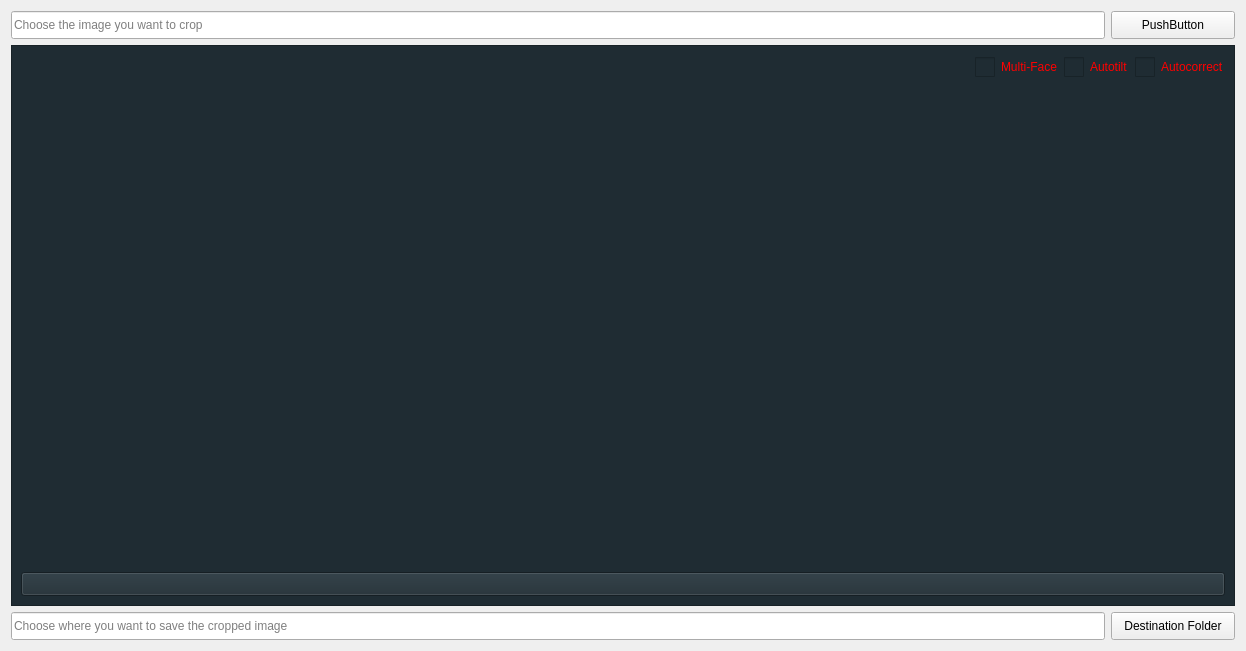
<?xml version="1.0" encoding="UTF-8"?>
<ui version="4.0">
 <class>Form</class>
 <widget class="QWidget" name="Form">
  <property name="geometry">
   <rect>
    <x>0</x>
    <y>0</y>
    <width>1246</width>
    <height>651</height>
   </rect>
  </property>
  <property name="windowTitle">
   <string>Form</string>
  </property>
  <layout class="QVBoxLayout" name="verticalLayout_2" stretch="1,20,1">
   <item>
    <layout class="QHBoxLayout" name="horizontalLayout_2" stretch="20,1">
     <item>
      <widget class="QLineEdit" name="photoLineEdit">
       <property name="sizePolicy">
        <sizepolicy hsizetype="Expanding" vsizetype="Expanding">
         <horstretch>0</horstretch>
         <verstretch>0</verstretch>
        </sizepolicy>
       </property>
       <property name="minimumSize">
        <size>
         <width>0</width>
         <height>24</height>
        </size>
       </property>
       <property name="maximumSize">
        <size>
         <width>16777215</width>
         <height>16777215</height>
        </size>
       </property>
       <property name="inputMethodHints">
        <set>Qt::ImhUrlCharactersOnly</set>
       </property>
       <property name="placeholderText">
        <string>Choose the image you want to crop</string>
       </property>
      </widget>
     </item>
     <item>
      <widget class="QPushButton" name="photoButton">
       <property name="sizePolicy">
        <sizepolicy hsizetype="Expanding" vsizetype="Expanding">
         <horstretch>0</horstretch>
         <verstretch>0</verstretch>
        </sizepolicy>
       </property>
       <property name="minimumSize">
        <size>
         <width>124</width>
         <height>24</height>
        </size>
       </property>
       <property name="maximumSize">
        <size>
         <width>16777215</width>
         <height>16777215</height>
        </size>
       </property>
       <property name="text">
        <string>PushButton</string>
       </property>
       <property name="icon">
        <iconset resource="../resources2.qrc">
         <normaloff>:/resources/icons/picture.svg</normaloff>:/resources/icons/picture.svg</iconset>
       </property>
      </widget>
     </item>
    </layout>
   </item>
   <item>
    <widget class="QFrame" name="frame">
     <property name="sizePolicy">
      <sizepolicy hsizetype="Expanding" vsizetype="Expanding">
       <horstretch>0</horstretch>
       <verstretch>0</verstretch>
      </sizepolicy>
     </property>
     <property name="styleSheet">
      <string notr="true">background: #1f2c33</string>
     </property>
     <property name="frameShape">
      <enum>QFrame::StyledPanel</enum>
     </property>
     <property name="frameShadow">
      <enum>QFrame::Raised</enum>
     </property>
     <layout class="QVBoxLayout" name="verticalLayout" stretch="1,20,1">
      <item>
       <layout class="QHBoxLayout" name="horizontalLayout_1" stretch="20,0,0,0">
        <item>
         <spacer name="horizontalSpacer">
          <property name="orientation">
           <enum>Qt::Horizontal</enum>
          </property>
          <property name="sizeHint" stdset="0">
           <size>
            <width>40</width>
            <height>20</height>
           </size>
          </property>
         </spacer>
        </item>
        <item>
         <widget class="QCheckBox" name="mfaceCheckBox">
          <property name="sizePolicy">
           <sizepolicy hsizetype="Expanding" vsizetype="Expanding">
            <horstretch>0</horstretch>
            <verstretch>0</verstretch>
           </sizepolicy>
          </property>
          <property name="styleSheet">
           <string notr="true">QCheckBox:unchecked{color: red}
QCheckBox:checked{color: white}
QCheckBox::indicator{
	width: 20px;
	height: 20px;
}
QCheckBox::indicator:checked{
	image: url(:/resources/icons/checkbox_checked.svg);
}
QCheckBox::indicator:unchecked{
	image: url(:/resources/icons/checkbox_unchecked.svg);
}
QCheckBox::indicator:checked:hover{
	image: url(:/resources/icons/checkbox_checked_hover.svg);
}
QCheckBox::indicator:unchecked:hover{
	image: url(:/resources/icons/checkbox_unchecked_hover.svg);
}</string>
          </property>
          <property name="text">
           <string>Multi-Face</string>
          </property>
         </widget>
        </item>
        <item>
         <widget class="QCheckBox" name="tiltCheckBox">
          <property name="sizePolicy">
           <sizepolicy hsizetype="Expanding" vsizetype="Expanding">
            <horstretch>0</horstretch>
            <verstretch>0</verstretch>
           </sizepolicy>
          </property>
          <property name="styleSheet">
           <string notr="true">QCheckBox:unchecked{color: red}
QCheckBox:checked{color: white}
QCheckBox::indicator{
	width: 20px;
	height: 20px;
}
QCheckBox::indicator:checked{
	image: url(:/resources/icons/checkbox_checked.svg);
}
QCheckBox::indicator:unchecked{
	image: url(:/resources/icons/checkbox_unchecked.svg);
}
QCheckBox::indicator:checked:hover{
	image: url(:/resources/icons/checkbox_checked_hover.svg);
}
QCheckBox::indicator:unchecked:hover{
	image: url(:/resources/icons/checkbox_unchecked_hover.svg);
}</string>
          </property>
          <property name="text">
           <string>Autotilt</string>
          </property>
         </widget>
        </item>
        <item>
         <widget class="QCheckBox" name="exposureCheckBox">
          <property name="sizePolicy">
           <sizepolicy hsizetype="Expanding" vsizetype="Expanding">
            <horstretch>0</horstretch>
            <verstretch>0</verstretch>
           </sizepolicy>
          </property>
          <property name="styleSheet">
           <string notr="true">QCheckBox:unchecked{color: red}
QCheckBox:checked{color: white}
QCheckBox::indicator{
	width: 20px;
	height: 20px;
}
QCheckBox::indicator:checked{
	image: url(:/resources/icons/checkbox_checked.svg);
}
QCheckBox::indicator:unchecked{
	image: url(:/resources/icons/checkbox_unchecked.svg);
}
QCheckBox::indicator:checked:hover{
	image: url(:/resources/icons/checkbox_checked_hover.svg);
}
QCheckBox::indicator:unchecked:hover{
	image: url(:/resources/icons/checkbox_unchecked_hover.svg);
}</string>
          </property>
          <property name="text">
           <string>Autocorrect</string>
          </property>
         </widget>
        </item>
       </layout>
      </item>
      <item>
       <widget class="QWidget" name="imageWidget" native="true">
        <property name="sizePolicy">
         <sizepolicy hsizetype="Expanding" vsizetype="Expanding">
          <horstretch>0</horstretch>
          <verstretch>0</verstretch>
         </sizepolicy>
        </property>
        <property name="minimumSize">
         <size>
          <width>200</width>
          <height>200</height>
         </size>
        </property>
        <property name="styleSheet">
         <string notr="true"/>
        </property>
       </widget>
      </item>
      <item>
       <widget class="QPushButton" name="cropButton">
        <property name="sizePolicy">
         <sizepolicy hsizetype="Expanding" vsizetype="Expanding">
          <horstretch>0</horstretch>
          <verstretch>0</verstretch>
         </sizepolicy>
        </property>
        <property name="minimumSize">
         <size>
          <width>0</width>
          <height>24</height>
         </size>
        </property>
        <property name="maximumSize">
         <size>
          <width>16777215</width>
          <height>16777215</height>
         </size>
        </property>
        <property name="text">
         <string/>
        </property>
        <property name="icon">
         <iconset resource="../resources2.qrc">
          <normaloff>:/resources/icons/crop.svg</normaloff>:/resources/icons/crop.svg</iconset>
        </property>
       </widget>
      </item>
     </layout>
    </widget>
   </item>
   <item>
    <layout class="QHBoxLayout" name="horizontalLayout_3" stretch="20,1">
     <item>
      <widget class="QLineEdit" name="destinationLineEdit">
       <property name="sizePolicy">
        <sizepolicy hsizetype="Expanding" vsizetype="Expanding">
         <horstretch>0</horstretch>
         <verstretch>0</verstretch>
        </sizepolicy>
       </property>
       <property name="minimumSize">
        <size>
         <width>0</width>
         <height>24</height>
        </size>
       </property>
       <property name="maximumSize">
        <size>
         <width>16777215</width>
         <height>16777215</height>
        </size>
       </property>
       <property name="inputMethodHints">
        <set>Qt::ImhUrlCharactersOnly</set>
       </property>
       <property name="placeholderText">
        <string>Choose where you want to save the cropped image</string>
       </property>
      </widget>
     </item>
     <item>
      <widget class="QPushButton" name="destinationButton">
       <property name="sizePolicy">
        <sizepolicy hsizetype="Expanding" vsizetype="Expanding">
         <horstretch>0</horstretch>
         <verstretch>0</verstretch>
        </sizepolicy>
       </property>
       <property name="minimumSize">
        <size>
         <width>124</width>
         <height>24</height>
        </size>
       </property>
       <property name="maximumSize">
        <size>
         <width>16777215</width>
         <height>16777215</height>
        </size>
       </property>
       <property name="text">
        <string>Destination Folder</string>
       </property>
       <property name="icon">
        <iconset resource="../resources2.qrc">
         <normaloff>:/resources/icons/folder.svg</normaloff>:/resources/icons/folder.svg</iconset>
       </property>
      </widget>
     </item>
    </layout>
   </item>
  </layout>
 </widget>
 <resources>
  <include location="../resources2.qrc"/>
 </resources>
 <connections/>
</ui>
